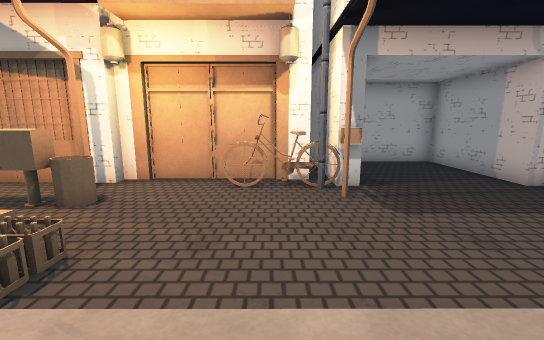
[1] (above)

24 first-person views from a walk through a Unity game level. The camera is 1.4 m above the floor, tilts 10° down and sees 90° across. The floor is counted in squares, 1 m on a side. Each view is taken from the middle of a square. On the plan, view 1 faces up. The plan holds only what a view shows up to about 13 squares ahead; the rest is blank. The place goes on beyond the plan. Some animated figures are not drawn. Some surface patterns are stand-ins.

[2]
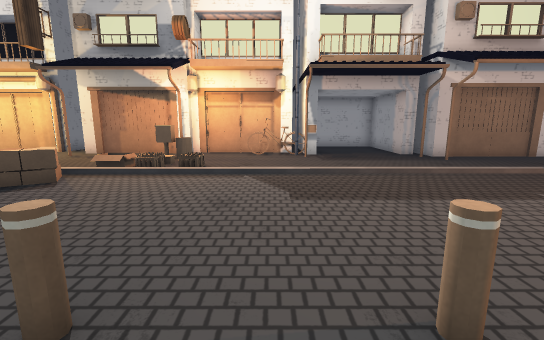

[3]
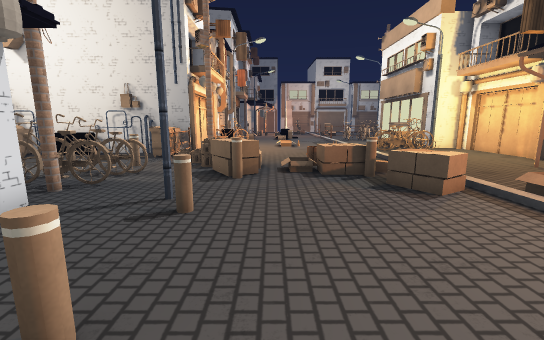

[4]
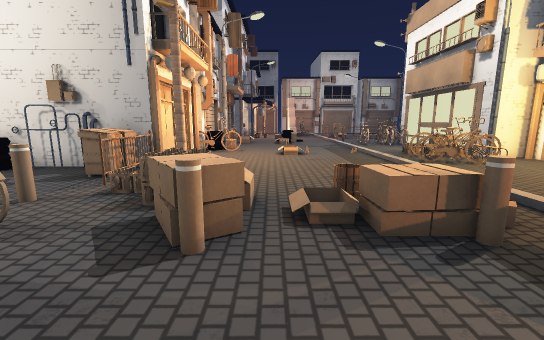

[5]
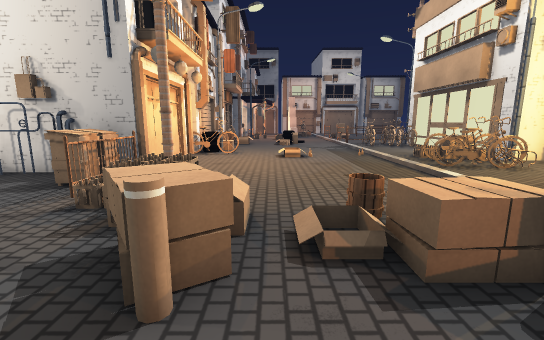

[6]
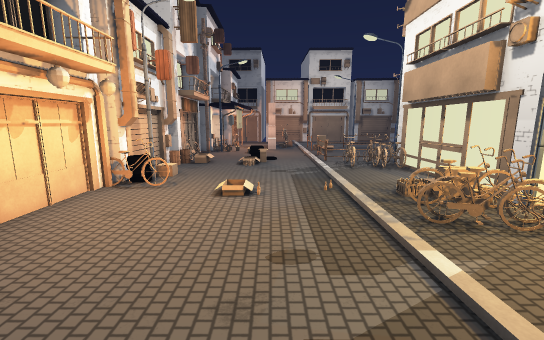

[7]
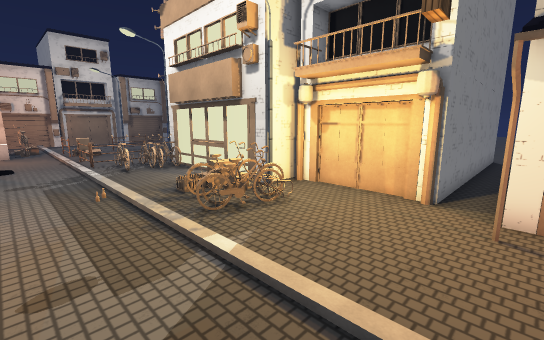

[8]
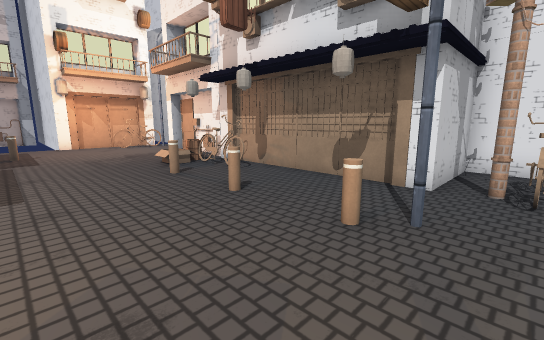

[9]
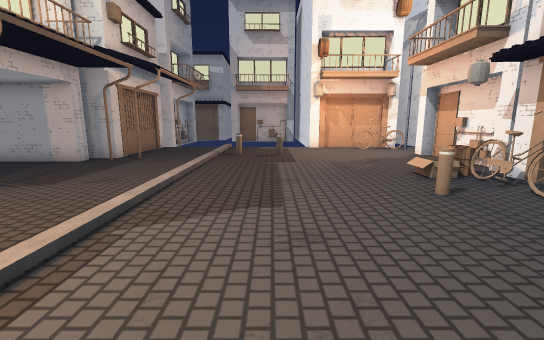

[10]
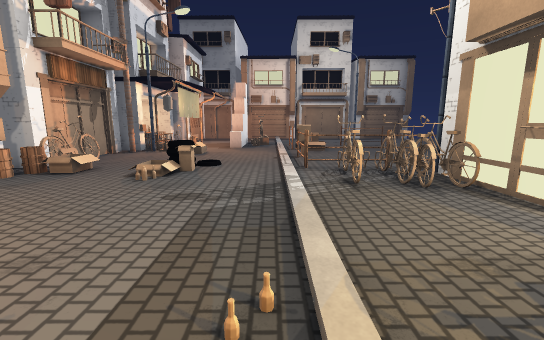

[11]
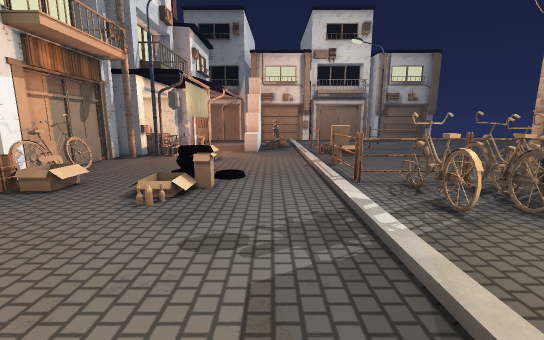

[12]
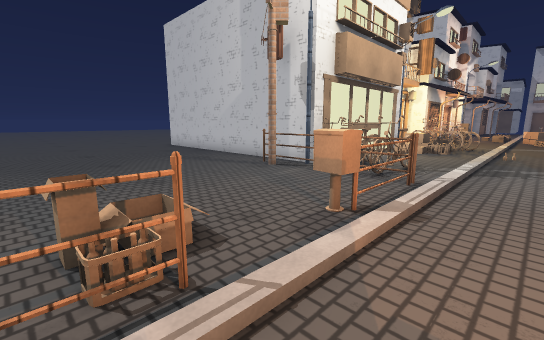

[13]
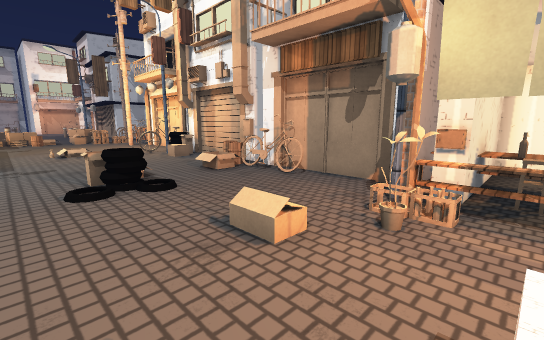

[14]
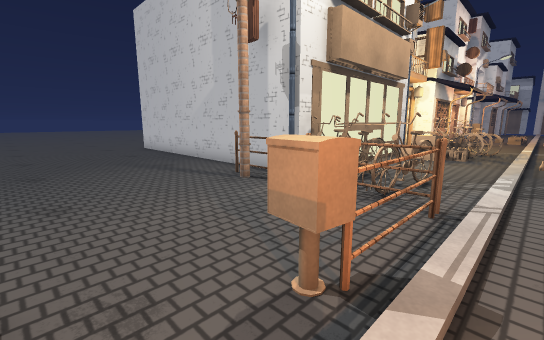

[15]
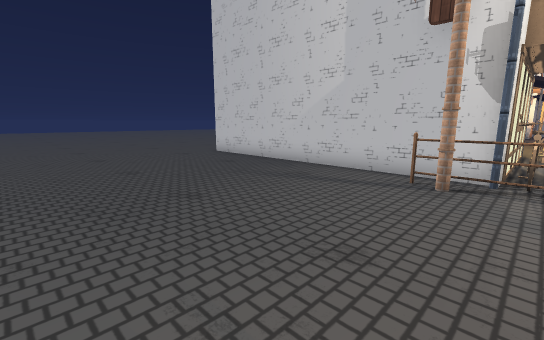

[16]
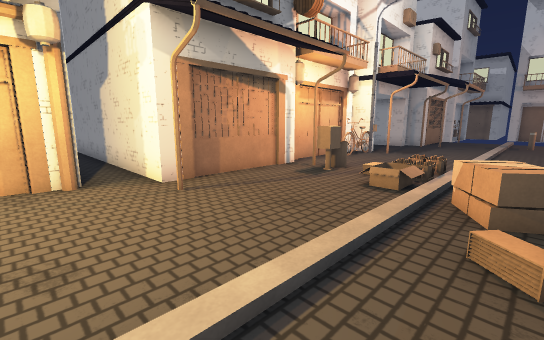

[17]
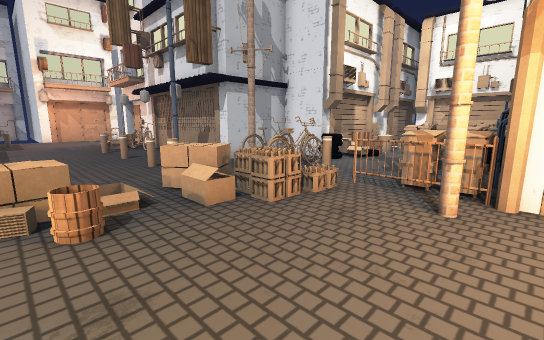

[18]
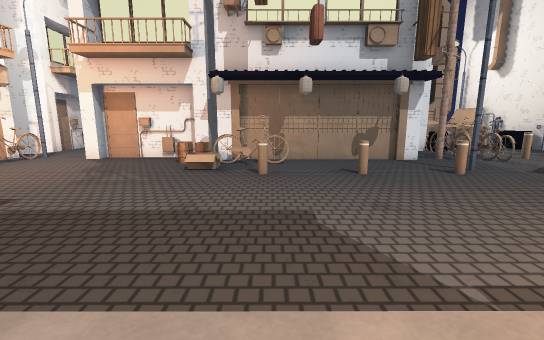

[19]
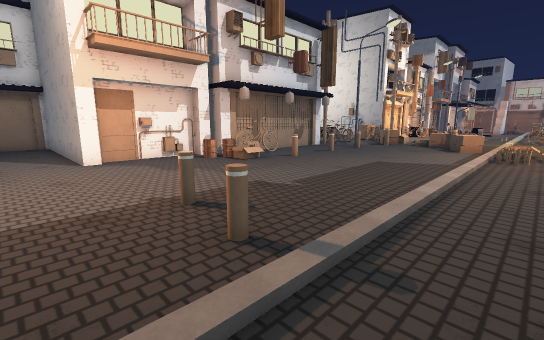

[20]
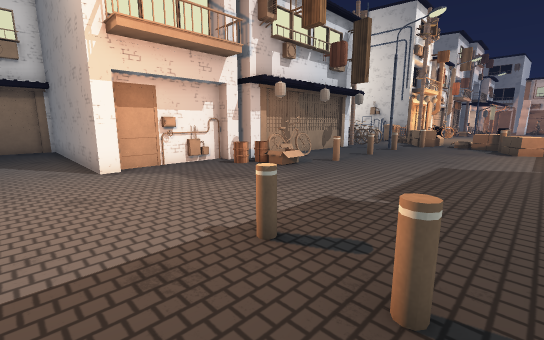

[21]
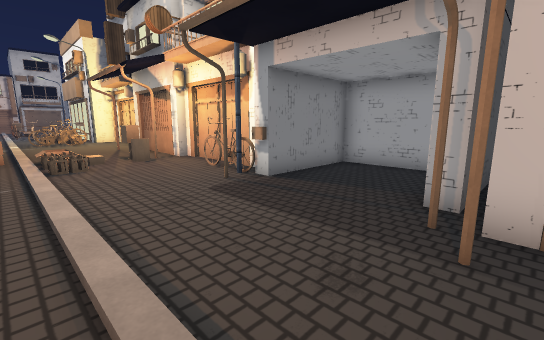

[22]
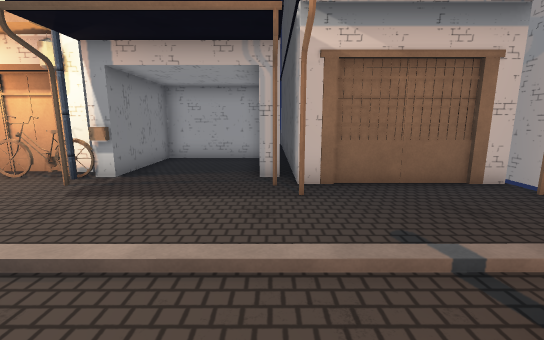

[23]
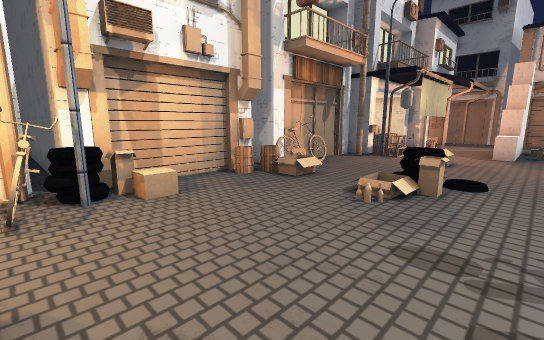

[24]
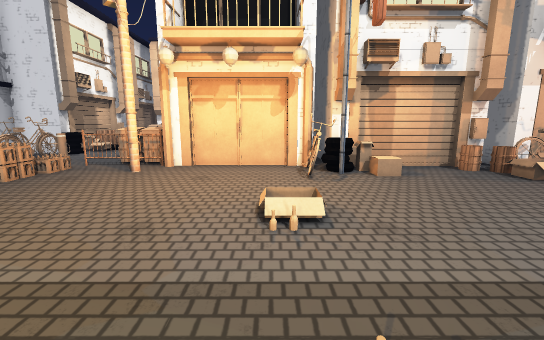

### Floor plan
Key: @ floor where view 1 was taken; # wall or solid block; . floor; / step, stairs or slope; ^ raised ledge; B building; I bike; S streetlight; M mailbox; A barrel; F fence; P pipe; E bench; O other object.
Columns run from 30 left of view 1 to 10 right of it. Each row starts with its distance up from view 1.
 15 ........B           #.B
 14 ........B           #.B
 13 ........B           #.B              B
 12 ........B           #.B              B
 11 ........B           #.B              B
 10 ........B           #.B        #BBBBBB
  9 ........B           #.B        #B...BB
  8 ........B      B    #.B        #B...BB
  7 .......FB      BBBBB#.B   #BBBB#B...BB
  6 .......SBBBBBBBS......BBBBB..IISB...BB
  5 .......FII.....OOO........MO...#.....BBBB
  4 .......FOO.... OOO........M..............
  3 O......FOO.....OO........//..............
  2 FF..MFFF........O........O/..............
  1 ........................O................
  0 ....................../OOO....@.......O..
 -1 ^......O.............A//..............O..
 -2 ......OO.............A//.................
 -3 .......................O.................
 -4 OOO..................OOO..O..O.O.........
 -5 EES........OSI......OOO..S.......O.......
 -6 EE#..IIIA..OOI.................IIIA.....I
 -7  E#BBB##BBBB##BBBBFFFOOOO.BBBBBIBBA.....I
 -8  B#         #    #PO..OOO.B      B#BBB#.S
 -9 BB          #    #P...OOO.B      B    #..
-10             #    P#....O##B           #..
-11             #    ##    OB             #..

Positions as (right, up) in squares from view 1, and headings:
1: (0, 0), facing up
2: (0, -6), facing up
3: (0, -3), facing left
4: (-4, -3), facing left
5: (-5, -3), facing left
6: (-8, -1), facing left
7: (-8, -1), facing up-left
8: (-6, -1), facing down-right
9: (-4, -1), facing right
10: (-15, 1), facing left
11: (-17, 0), facing left
12: (-30, 0), facing up-right
13: (-30, 0), facing down-right
14: (-28, 1), facing up-right
15: (-30, 5), facing up-right
16: (-11, 0), facing up-right
17: (-13, -1), facing down-right
18: (1, 3), facing down
19: (10, 3), facing down-left
20: (10, 1), facing down-left
21: (7, 1), facing up-left
22: (6, -1), facing up
23: (-17, 0), facing down-left
24: (-16, 2), facing down
